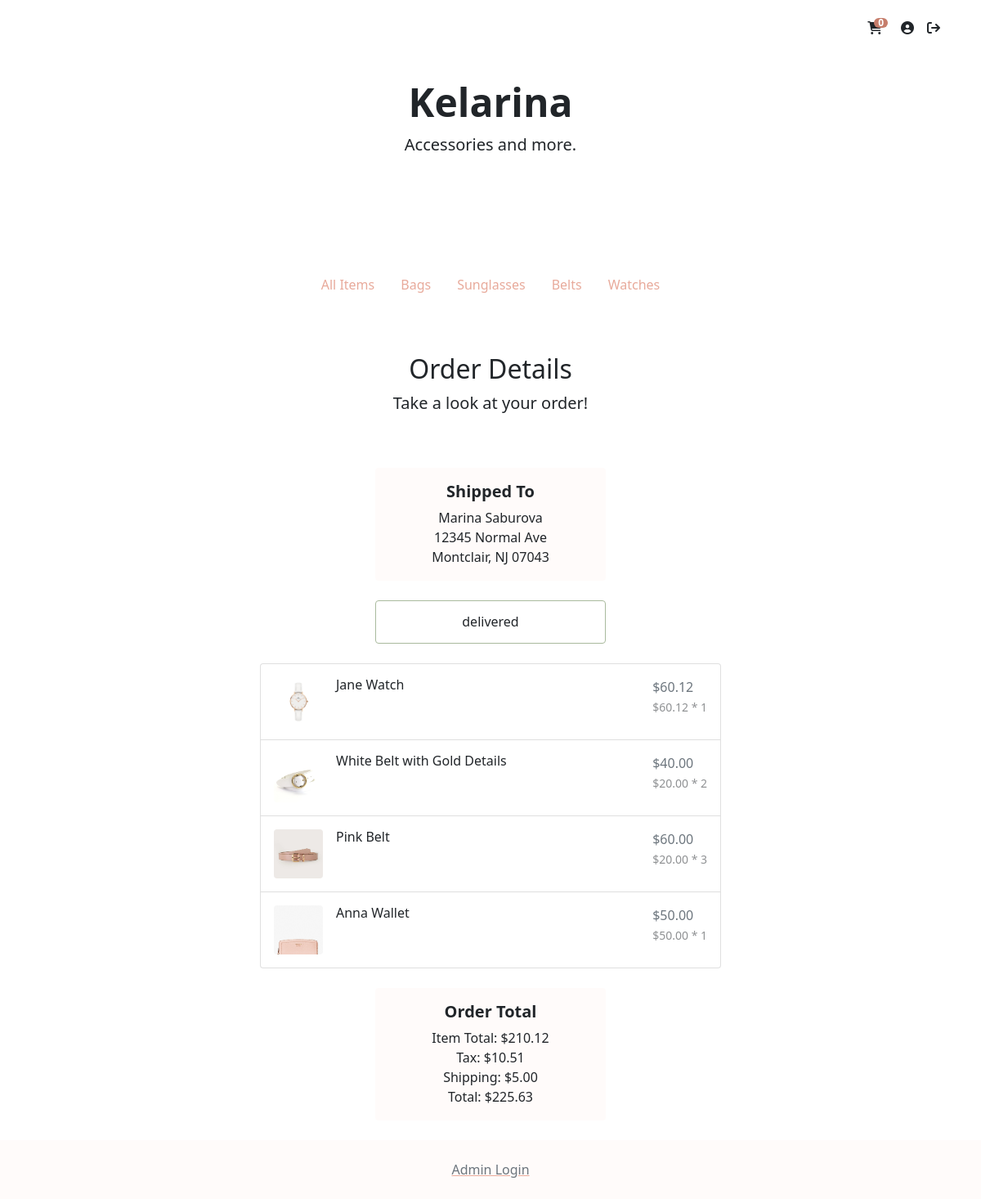
/?action=order-details&orderid=0000000062 (signed in), run on the app's committed database.
### tables this page shows
CREATE TABLE `orders` (
  `orderID` int(10) UNSIGNED ZEROFILL NOT NULL,
  `customerID` int(10) UNSIGNED ZEROFILL DEFAULT NULL,
  `email` varchar(60) NOT NULL,
  `itemsPrice` decimal(7,2) UNSIGNED NOT NULL,
  `shipping` decimal(4,2) UNSIGNED NOT NULL,
  `tax` decimal(4,2) UNSIGNED NOT NULL,
  `status` varchar(15) NOT NULL,
  `timePlaced` timestamp NOT NULL DEFAULT current_timestamp(),
  `shipFirstName` varchar(30) NOT NULL,
  `shipLastName` varchar(30) NOT NULL,
  `shipStreet` varchar(30) NOT NULL,
  `shipStreet2` varchar(30) DEFAULT NULL,
  `shipCity` varchar(30) NOT NULL,
  `shipState` char(2) NOT NULL,
  `shipZip` int(5) UNSIGNED ZEROFILL NOT NULL
);

CREATE TABLE `order_items` (
  `orderID` int(10) UNSIGNED ZEROFILL NOT NULL,
  `itemID` int(10) UNSIGNED ZEROFILL NOT NULL,
  `quantity` int(3) UNSIGNED NOT NULL,
  `price` decimal(5,2) UNSIGNED NOT NULL
);

CREATE TABLE `item` (
  `itemID` int(10) UNSIGNED ZEROFILL NOT NULL,
  `name` varchar(30) NOT NULL,
  `price` decimal(5,2) UNSIGNED NOT NULL,
  `quantity` int(3) UNSIGNED NOT NULL,
  `category` varchar(15) NOT NULL,
  `color` varchar(15) NOT NULL,
  `material` varchar(15) NOT NULL,
  `description` text DEFAULT NULL,
  `tags` text DEFAULT NULL
);

### function/customer-db.php (called while the page is built, shortened)
<?php
function getOrderDetails($orderID)
{
    global $db;
    $query = 'SELECT * FROM `orders` WHERE `orderID` = :orderID';
    $statement = $db->prepare($query);
    $statement->bindValue(':orderID', $orderID);
    $statement->execute();
    $orderInfo = $statement->fetch();
    return $orderInfo;
}
function getOrderItems($orderID)
{
    global $db;
    $query = 'SELECT `order_items`.*, `item`.`name` FROM `order_items` INNER JOIN `item` ON `order_items`.`itemID` = `item`.`itemID`  WHERE `orderID` = :orderID';
    $statement = $db->prepare($query);
    $statement->bindValue(':orderID', $orderID);
    $statement->execute();
    $items = $statement->fetchAll();
    return $items;
}

### function/store-db.php (called while the page is built, shortened)
<?php
function getItemImage($itemID)
{
    $path = "media/purse.jpg";
    $exts = array('bmp', 'png', 'jpg', 'jpeg');
    foreach ($exts as $ext) {
        if (file_exists("media/" . $itemID . "." . $ext)) {
            $path = "media/" . $itemID . "." . $ext;
        }
    }
    return $path;
}

### page/order-details.php (the view, shortened to what this page needs)
<?php
include('view/header.php');
include('view/navigation.php')
?>
<div class="container-fluid">
    <main>
        <div class="py-5 text-center">
            <h2>Order Details</h2>
            <p class="lead">Take a look at your order!</p>
        </div>
        <div class="container-fluid">
            <div class="py-0 text-center w-25 mx-auto">
                <div class="card bg-light sticky-top mb-4 border-light" style="top: 72px">
                    <div class="card-body">
                        <h5 class="card-title"><b>Shipped To</b></h5>
                        <p class="card-text my-0"><?php echo $order['shipFirstName'] . ' ' . $order['shipLastName'] ?></p>
                        <p class="card-text my-0"><?php echo $order['shipStreet'] ?></p>
                        <p class="card-text my-0"><?php echo $order['shipCity'] . ', ' . $order['shipState'] . ' ' . $order['shipZip'] ?></p>
                    </div>
                </div>
            </div>
            <div class="py-0 text-center w-25 mx-auto">
                <div class="card sticky-top bg-white mb-4 border-success" style="top: 72px">
                    <div class="card-body">
                        <h6 class="card-title my-0"><?php echo $order['status'] ?></h6>
                    </div>
                </div>
            </div>
            <div class="list-group w-50 mx-auto">
                <?php
                foreach ($items as $item) { ?>
                    <a href=".?action=product&itemid=<?php echo $item['itemID'] ?>#view" class="list-group-item list-group-item-action d-flex gap-3 py-3" aria-current="true">
                        <img src="<?php echo getItemImage($item['itemID']) ?>" alt="twbs" height="60px" width="60px" style="object-fit: cover" class="rounded flex-shrink-0">
                        <div class="d-flex gap-2 w-100 justify-content-between">
                            <div>
                                <h6 class="my-0"><?php echo $item['name'] ?></h6>
                            </div>
                            <div>
                                <p class="text-muted my-0">$<?php echo number_format($item['price'] * $item['quantity'], 2) ?></p>
                                <small class="opacity-50 my-0">$<?php echo number_format($item['price'], 2) . ' * ' . $item['quantity'] ?></small>
                            </div>
                        </div>
                    </a>
                <?php } ?>
            </div>
            <div class="my-4 text-center w-25 mx-auto">
                <div class="card bg-light sticky-top mb-4 border-light" style="top: 72px">
                    <div class="card-body">
                        <h5 class="card-title"><b>Order Total</b></h5>
                        <p class="card-text my-0">Item Total: $<?php echo number_format($order['itemsPrice'], 2) ?></p>
                        <p class="card-text my-0">Tax: $<?php echo number_format($order['tax'], 2) ?></p>
                        <p class="card-text my-0">Shipping: $<?php echo number_format($order['shipping'], 2) ?></p>
                        <p class="card-text my-0">Total: $<?php echo number_format(($order['itemsPrice'] + $order['tax'] + $order['shipping']), 2) ?></p>
                    </div>
                </div>
            </div>
    </main>
</div>
<?php include('view/footer.php') ?>

### data on the page
orders: shipFirstName "Marina", shipLastName "Saburova", shipStreet "12345 Normal Ave", shipCity "Montclair", shipState "NJ", shipZip "07043", status "delivered", itemsPrice "210.12", tax "10.51", shipping "5.00", $order['itemsPrice'] + $order['tax'] + $order['shipping'] "225.63"
order_items: shows a picture, itemID.name "Jane Watch", $item['price']*$item['quantity'] "60.12", price "60.12", quantity "1"
order_items: shows a picture, itemID.name "White Belt with Gold Details", $item['price'] * $item['quantity'] "40.00", price "20.00", quantity "2"
order_items: shows a picture, itemID.name "Pink Belt", $item['price'] * $item['quantity'] "60.00", price "20.00", quantity "3"
order_items: shows a picture, itemID.name "Anna Wallet", $item['price']*$item['quantity'] "50.00", price "50.00", quantity "1"

### other printed values
getCartNumOfItems() "0"
